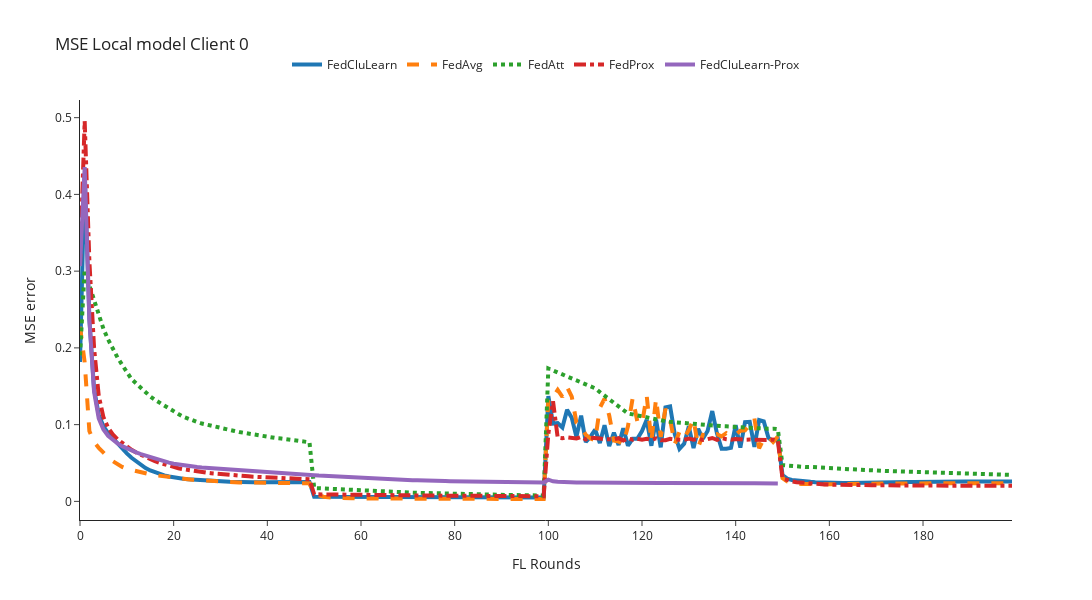
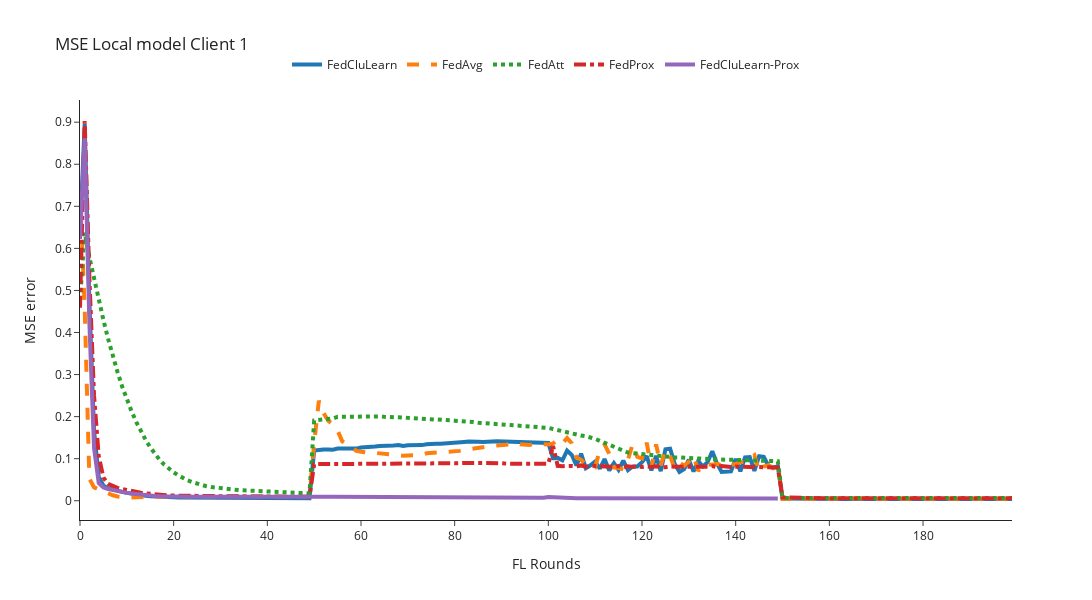
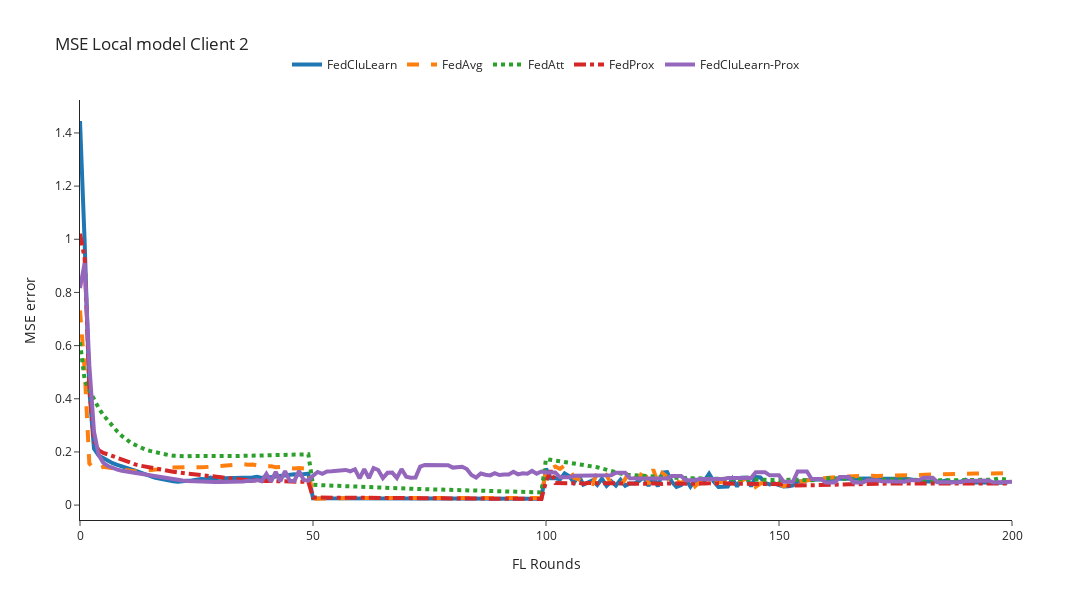

Notebook source saved alongside these figures, in order:
### Code cell
for client_id in [0,1,2]:
    n_rounds, y = preprocessing_results(filenames=local_filenames, client_id=client_id, mse_column='mse')
    plot_plotly(n_rounds, y, title=f'MSE Local model Client {client_id}', y_axis_title='MSE error')

### Figure 1 — Plotly figure (JSON) as saved in the notebook; plotly's stock layout.template omitted (floating-point values rounded to 4 significant figures; data arrays with more than 128 entries replaced by an {"elided": "..."} marker saying what was removed)
{"data": [{"line": {"dash": "solid", "width": 4}, "mode": "lines", "name": "FedCluLearn", "type": "scatter", "x": {"elided": "201 int values"}, "y": {"elided": "200 float values"}}, {"line": {"dash": "dash", "width": 4}, "mode": "lines", "name": "FedAvg", "type": "scatter", "x": {"elided": "201 int values"}, "y": {"elided": "200 float values"}}, {"line": {"dash": "dot", "width": 4}, "mode": "lines", "name": "FedAtt", "type": "scatter", "x": {"elided": "201 int values"}, "y": {"elided": "200 float values"}}, {"line": {"dash": "dashdot", "width": 4}, "mode": "lines", "name": "FedProx", "type": "scatter", "x": {"elided": "201 int values"}, "y": {"elided": "200 float values"}}, {"line": {"dash": "solid", "width": 4}, "mode": "lines", "name": "FedCluLearn-Prox", "type": "scatter", "x": {"elided": "201 int values"}, "y": {"elided": "150 float values"}}], "layout": {"height": 600, "legend": {"orientation": "h", "x": 0.5, "xanchor": "center", "y": 1.05, "yanchor": "bottom"}, "title": {"text": "MSE Local model Client 0"}, "width": 1200, "xaxis": {"autorange": true, "range": [0, 199], "title": {"text": "FL Rounds"}, "type": "linear"}, "yaxis": {"autorange": true, "range": [-0.02426, 0.523], "title": {"text": "MSE error"}, "type": "linear"}}}

### Figure 2 — Plotly figure (JSON) as saved in the notebook; plotly's stock layout.template omitted (floating-point values rounded to 4 significant figures; data arrays with more than 128 entries replaced by an {"elided": "..."} marker saying what was removed)
{"data": [{"line": {"dash": "solid", "width": 4}, "mode": "lines", "name": "FedCluLearn", "type": "scatter", "x": {"elided": "201 int values"}, "y": {"elided": "200 float values"}}, {"line": {"dash": "dash", "width": 4}, "mode": "lines", "name": "FedAvg", "type": "scatter", "x": {"elided": "201 int values"}, "y": {"elided": "200 float values"}}, {"line": {"dash": "dot", "width": 4}, "mode": "lines", "name": "FedAtt", "type": "scatter", "x": {"elided": "201 int values"}, "y": {"elided": "200 float values"}}, {"line": {"dash": "dashdot", "width": 4}, "mode": "lines", "name": "FedProx", "type": "scatter", "x": {"elided": "201 int values"}, "y": {"elided": "200 float values"}}, {"line": {"dash": "solid", "width": 4}, "mode": "lines", "name": "FedCluLearn-Prox", "type": "scatter", "x": {"elided": "201 int values"}, "y": {"elided": "150 float values"}}], "layout": {"height": 600, "legend": {"orientation": "h", "x": 0.5, "xanchor": "center", "y": 1.05, "yanchor": "bottom"}, "title": {"text": "MSE Local model Client 1"}, "width": 1200, "xaxis": {"autorange": true, "range": [0, 199], "title": {"text": "FL Rounds"}, "type": "linear"}, "yaxis": {"autorange": true, "range": [-0.04579, 0.9528], "title": {"text": "MSE error"}, "type": "linear"}}}

### Figure 3 — Plotly figure (JSON) as saved in the notebook; plotly's stock layout.template omitted (floating-point values rounded to 4 significant figures; data arrays with more than 128 entries replaced by an {"elided": "..."} marker saying what was removed)
{"data": [{"line": {"dash": "solid", "width": 4}, "mode": "lines", "name": "FedCluLearn", "type": "scatter", "x": {"elided": "201 int values"}, "y": {"elided": "200 float values"}}, {"line": {"dash": "dash", "width": 4}, "mode": "lines", "name": "FedAvg", "type": "scatter", "x": {"elided": "201 int values"}, "y": {"elided": "200 float values"}}, {"line": {"dash": "dot", "width": 4}, "mode": "lines", "name": "FedAtt", "type": "scatter", "x": {"elided": "201 int values"}, "y": {"elided": "200 float values"}}, {"line": {"dash": "dashdot", "width": 4}, "mode": "lines", "name": "FedProx", "type": "scatter", "x": {"elided": "201 int values"}, "y": {"elided": "200 float values"}}, {"line": {"dash": "solid", "width": 4}, "mode": "lines", "name": "FedCluLearn-Prox", "type": "scatter", "x": {"elided": "201 int values"}, "y": {"elided": "300 float values"}}], "layout": {"height": 600, "legend": {"orientation": "h", "x": 0.5, "xanchor": "center", "y": 1.05, "yanchor": "bottom"}, "title": {"text": "MSE Local model Client 2"}, "width": 1200, "xaxis": {"autorange": true, "range": [0, 200], "title": {"text": "FL Rounds"}, "type": "linear"}, "yaxis": {"autorange": true, "range": [-0.05608, 1.524], "title": {"text": "MSE error"}, "type": "linear"}}}
